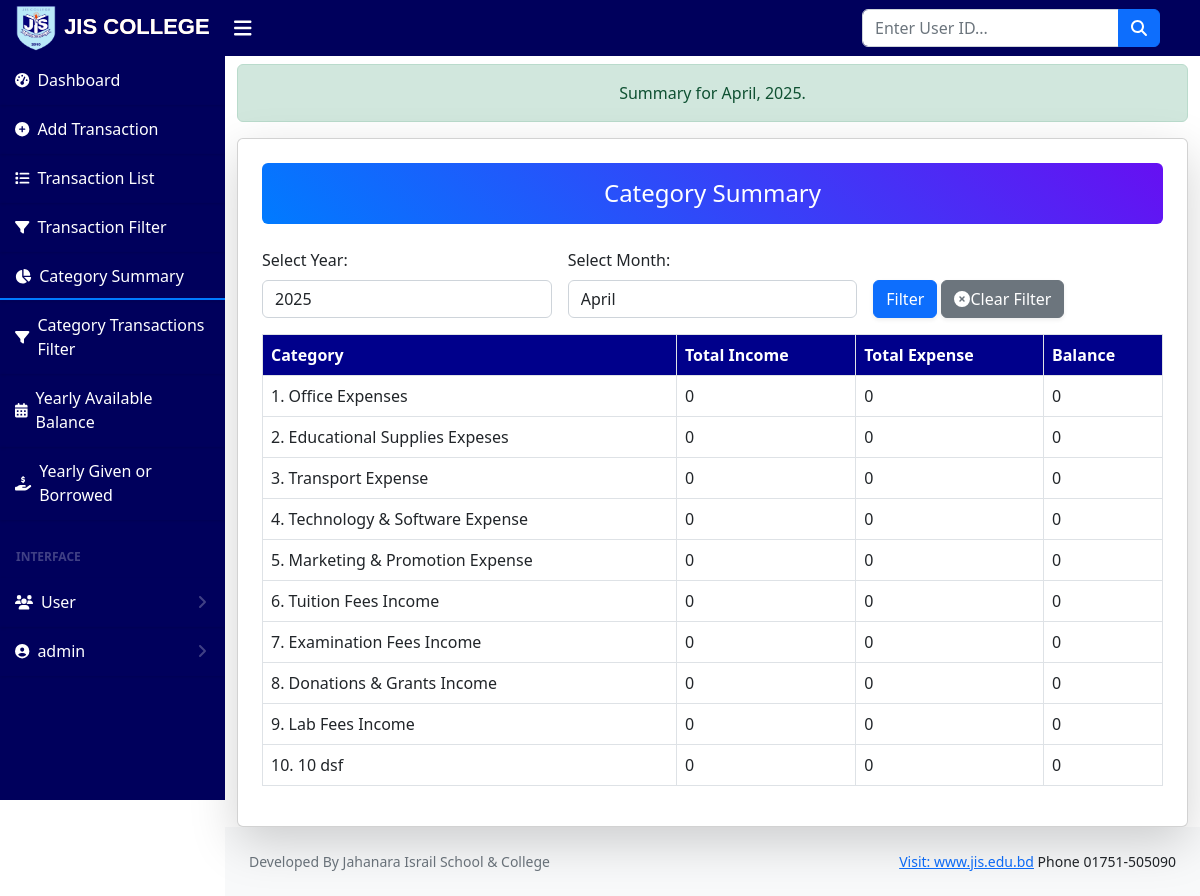
The page /category-summary/ (signed in) on the database its author committed.
### account/models.py (models this page shows, shortened)
class TransactionCategory(models.Model):
    name = models.CharField(max_length=255, unique=True)
    description = models.TextField(blank=True, null=True)

### account/views.py (the view)
# urls.py: path('category-summary/', category_summary, name='category_summary'),
@user_passes_test(lambda u: u.is_superuser or u.is_staff, login_url='login')
def category_summary(request):
    categories = TransactionCategory.objects.all()
    category_data = []
    current_datetime = datetime.now()
    selected_year = request.GET.get('year', str(current_datetime.year))
    selected_month = request.GET.get('month', str(current_datetime.month))
    transactions = Transaction.objects.all()
    try:
        selected_year = int(selected_year)
    except ValueError:
        selected_year = current_datetime.year
    try:
        selected_month = int(selected_month)
    except ValueError:
        selected_month = current_datetime.month
    transactions = transactions.filter(created_date__year=selected_year, created_date__month=selected_month)
    for category in categories:
        total_income = transactions.filter(category=category, transaction_type='income').aggregate(total=Sum('price'))['total'] or 0
        total_expense = transactions.filter(category=category, transaction_type='expense').aggregate(total=Sum('price'))['total'] or 0
        balance = total_income - total_expense
        category_data.append({
            'category': category.name,
            'total_income': total_income,
            'total_expense': total_expense,
            'balance': balance,
        })
    years = Transaction.objects.values('created_date__year').distinct().order_by('-created_date__year')
    months = [{'id': i, 'name': datetime(1900, i, 1).strftime('%B')} for i in range(1, 13)]
    month_name = ""
    for month in months:
        if month['id'] == selected_month:
            month_name = month['name']
            break;
    messages.success(request, f"Summary for {month_name}, {selected_year}.")
    return render(request, 'transactions/category_summary.html', {
        'category_data': category_data,
        'years': years,
        'months': months,
        'selected_year': selected_year,
        'selected_month': selected_month,
    })

### templates/transactions/category_summary.html (shortened to what this page needs)
{% extends 'base.html' %}
{% block content %}
<div class="container mt-2">
    {% include 'message.html' %}
    <div class="card shadow-lg p-4">
        <h4 class="text-center mb-4 text-white p-3 rounded" style="background: linear-gradient(45deg, #007bff, #6610f2);">
            Category Summary
        </h4>
        <form method="GET" class="mb-3">
            <div class="row g-3">
                <div class="col-md-4 col-12">
                    <label for="year" class="form-label">Select Year:</label>
                    <select name="year" id="year" class="form-control">
                        {% for year in years %}
                            <option value="{{ year.created_date__year }}" {% if selected_year == year.created_date__year %}selected{% endif %}>{{ year.created_date__year }}</option>
                        {% endfor %}
                    </select>
                </div>
                <div class="col-md-4 col-12">
                    <label for="month" class="form-label">Select Month:</label>
                    <select name="month" id="month" class="form-control">
                        {% for month in months %}
                            <option value="{{ month.id }}" {% if selected_month == month.id %}selected{% endif %}>{{ month.name }}</option>
                        {% endfor %}
                    </select>
                </div>
                <div class="col-md-4 col-12 d-flex align-items-end">
                    <button type="submit" class="btn btn-primary shadow-sm">Filter</button> &nbsp;
                    <a href="{% url 'category_summary' %}" class="btn btn-secondary shadow-sm d-flex align-items-center">
                        <i class="fas fa-times-circle mr-2"></i> Clear Filter
                    </a>
                </div>
            </div>
        </form>
        <div class="table-responsive">
            <table class="table table-bordered">
                <thead style="background-color: darkblue; color: white;">
                    <tr>
                        <th>Category</th>
                        <th>Total Income</th>
                        <th>Total Expense</th>
                        <th>Balance</th>
                    </tr>
                </thead>
                <tbody>
                    {% for data in category_data %}
                        <tr>
                            <td>
                                <a href="{% url 'category_monthly_transactions' data.category %}?year={{ selected_year }}&month={{ selected_month }}" class="text-decoration-none text-dark">
                                    {{ forloop.counter }}. {{ data.category }}
                                </a>
                            </td>
                            <td>{{ data.total_income }}</td>
                            <td>{{ data.total_expense }}</td>
                            <td>{{ data.balance }}</td>
                        </tr>
                    {% endfor %}
                </tbody>
            </table>
        </div>
    </div>
</div>
{% endblock content %}

### templates/sidebar.html (shortened to what this page needs)
    <div class="nav">
        <a class="nav-link" href="{% url 'home' %}">
            <div class="sb-nav-link-icon"><i class="fas fa-tachometer-alt"></i></div>
            <span class="nav-text">Dashboard</span>
        </a>
        <a class="nav-link" href="{% url 'add_transaction' %}">
            <div class="sb-nav-link-icon"><i class="fas fa-plus-circle"></i></div>
            <span class="nav-text">Add Transaction</span>
        </a>
        <a class="nav-link" href="{% url 'transaction_list' %}">
            <div class="sb-nav-link-icon"><i class="fas fa-list"></i></div>
            <span class="nav-text">Transaction List</span>
        </a>
        <a class="nav-link" href="{% url 'transaction_filter' %}">
            <div class="sb-nav-link-icon"><i class="fas fa-filter"></i></div>
            <span class="nav-text">Transaction Filter</span>
        </a>
        <a class="nav-link" href="{% url 'category_summary' %}">
            <div class="sb-nav-link-icon"><i class="fas fa-chart-pie"></i></div>
            <span class="nav-text">Category Summary</span>
        </a>
        <a class="nav-link" href="{% url 'category_transactions_filter' %}">
            <div class="sb-nav-link-icon"><i class="fas fa-filter"></i></div>
            <span class="nav-text">Category Transactions Filter</span>
        </a>
        <a class="nav-link" href="{% url 'yearly_balance' %}">
            <div class="sb-nav-link-icon"><i class="fas fa-calendar-alt"></i></div>
            <span class="nav-text">Yearly Available Balance</span>
        </a>
        <a class="nav-link" href="{% url 'yearly_given_borrow' %}">
            <div class="sb-nav-link-icon"><i class="fas fa-hand-holding-usd"></i></div>
            <span class="nav-text">Yearly Given or Borrowed</span>
        </a>
        <div class="sb-sidenav-menu-heading">Interface</div>
        <a class="nav-link collapsed" href="#" data-bs-toggle="collapse" data-bs-target="#collapseLayouts" aria-expanded="false" aria-controls="collapseLayouts">
            <div class="sb-nav-link-icon"><i class="fas fa-users"></i></div>
            <span class="nav-text">User</span>
            <div class="sb-sidenav-collapse-arrow"><i class="fas fa-angle-down"></i></div>
        </a>
        <a class="nav-link collapsed" href="#" data-bs-toggle="collapse" data-bs-target="#collapseUser" aria-expanded="false" aria-controls="collapseUser">
            <div class="sb-nav-link-icon"><i class="fas fa-user-circle"></i></div>
            <span class="nav-text">
                {% if request.user.is_authenticated %}
                    {{ request.user.username }}
                {% endif %}
            </span>
            <div class="sb-sidenav-collapse-arrow"><i class="fas fa-angle-down"></i></div>
        </a>
    </div>

### templates/sidebar.html (style rules this page uses)
.nav-link { display: flex; align-items: center; padding: 10px 15px; border-bottom: 1px solid transparent; color: #333; text-decoration: none; position: relative; overflow: hidden; transition: color 0.3s ease; }
.nav-link::before { content: ""; position: absolute; bottom: 0; left: 0; width: 100%; height: 2px; background-color: #ddd; transform: scaleX(0); transform-origin: bottom right; transition: transform 0.3s ease; }
.nav-link.active::before { transform: scaleX(1); background-color: #007bff; }
.nav-link.active { color: #007bff; }
.nav-link .nav-text { position: relative; transition: transform 0.3s ease; }
.nav-link { box-shadow: 0 1px 3px rgba(0, 0, 0, 0.1); }

### rows shown on the page
TransactionCategory: category "Office Expenses"
TransactionCategory: category "Educational Supplies Expeses"
TransactionCategory: category "Transport Expense"
TransactionCategory: category "Technology & Software Expense"
TransactionCategory: category "Marketing & Promotion Expense"
TransactionCategory: category "Tuition Fees Income"
TransactionCategory: category "Examination Fees Income"
TransactionCategory: category "Donations & Grants Income"
TransactionCategory: category "Lab Fees Income"
TransactionCategory: category "10 dsf"

### other values the page prints
{{ request.user.username }} "admin"
{{ message }} "Summary for April, 2025."
{{ data.total_income }} "0" "0" "0" "0" "0" "0" "0" "0" "0" "0"
{{ data.total_expense }} "0" "0" "0" "0" "0" "0" "0" "0" "0" "0"
{{ data.balance }} "0" "0" "0" "0" "0" "0" "0" "0" "0" "0"
form field year "2025"
form field month "April"
